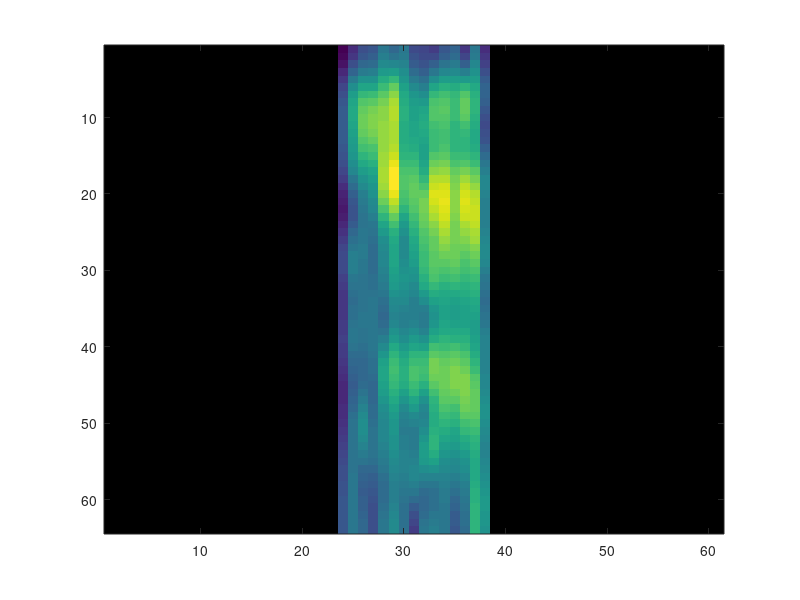

This chart was generated by the following MATLAB code:
y = load('ZEpower.txt');
cept = zeros(13, size(y, 1) / 13);
count = 1;
for i = 1 : size(y, 1) / 13
    for j = 1 : 13
        cept(j, i) = y(count);
        count = count + 1;
    end
end

for i = 1 : 61
    tt(:,i)=idct(cept(:,i),64);
end

imagesc(tt);

